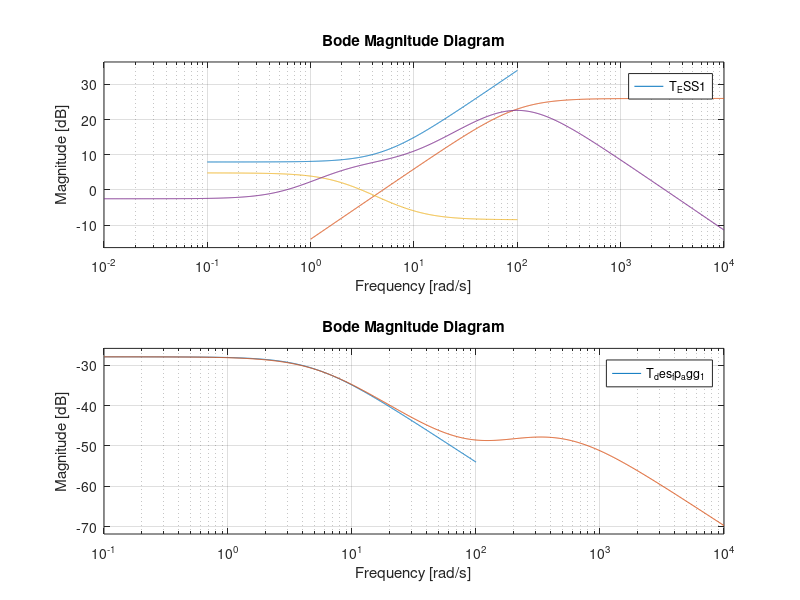
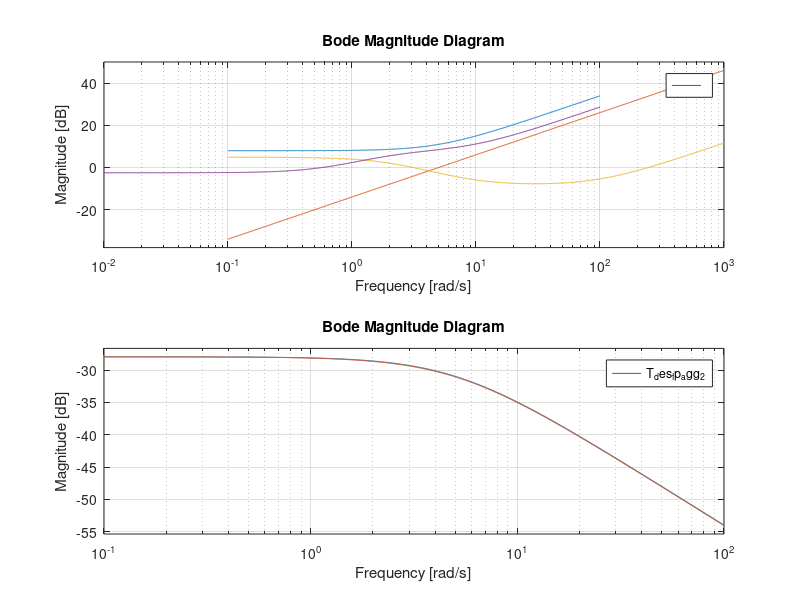

Write the MATLAB code that produced these figures, in order.
%% Simulation model of DC-coupled AC-output grid interface
% The model reproduces the result in the paper below.
% For more details, see the full text: https://arxiv.org/abs/2410.14912
% Developer: Xiuqiang He, ETH Zurich
% Last modification: 31 Dec. 2024
% MATLAB Version: R2022b

%% Parameters
clear all;

% Frequency
f0 = 60;                        % Nominal frequency in Hz
w0 = 2*pi*f0;                   % Nominal angular frequency in rad/s
fw = 5e3;                       % PWM switching frequency in Hz

% Capacity
Stotal = 1e6;                   % Total capacity (VA) of AGI
SPV = Stotal * 0.7;             % PV capacity
SBess = Stotal * 0.3;           % BESS capacity
SLoad = Stotal * 0.1;           % Load
C = 80000e-6;                   % Size (uF) of the DC-link capacity
C_bc_PV = 5000e-6;              % Output capacitor of the PV boost converter
C_bc_ESS = 5000e-6;             % Output capacitor of the BESS boost converter
C_bc_SC = 5000e-6;              % Output capacitor of the SC boost converter
C_sum = C + C_bc_PV + C_bc_ESS + C_bc_SC;


% Voltage level
V1 = 4160;                      % Nominal AC voltage of the grid (rms ph-ph)
V2 = 400;                       % Nominal AC voltage of AGI (rms ph-ph)
Vdc_nom = 800;                  % DC voltage reference
Vac_nom = V2;
Vac_peak = Vac_nom*sqrt(2)/sqrt(3);   % AC voltage reference
Vdc_PV0 = 464.3;                % DC initial voltage of PV (deloaded, can
                                % be verified by clicking the "plot"
                                % command in the PV Array module.
Vdc_PV = 480;                   % DC nominal voltage of PV
Vdc_ESS = 480;                  % DC nominal voltage of ESS
Vdc_SCunit = 2.7;
Vdc_SC = Vdc_SCunit * 180;      % DC nominal voltage of SC
Vdc_SC0 = Vdc_SC;               % DC initial voltage of SC

% Per-unit base for high-voltage-side per-unit
Sbase = Stotal;
Vbase = V1;
Zbase = Vbase^2/Sbase;

% Per-unit base for DC AGI
Idcbase = Sbase/Vdc_nom;
Zdcbase = Vdc_nom^2/Sbase;
Cdcbase = 1/Zdcbase/w0;
C_pu = C_sum/Cdcbase;

% Base for supercap
C_SC = 20e3;                    % Size (F) of the supercapacitor set
C_SC_set = C_SC * Vdc_SCunit^2/Vdc_SC^2;
C_SC_eq = C_SC * Vdc_SCunit^2/(Vdc_nom^2 - (Vdc_nom*0.9)^2);
C_SC_pu = C_SC_eq/Cdcbase;
C_Inertia = 1/2 * C_SC_pu/w0;   % Inertia constant of the supercapacitor set

% Grid impedance
Rg = 0.04 * 2;                  % Grid resistance in per-unit (0.5 to 5 times)
Zg = 0.2 * 2;                   % Grid inductance in per-unit (0.5 to 5 times)

% Simulation setting
ts = 5e-6;                      % Simulation step size
tESSconnect = 0.1;              % Connection time of ESS
tSCconnect = 0.2;               % Connection time of SCap
tPVconnect = 0.3;               % Connection time of PV
tLoadconnect = 0.4;             % Connection time of PV
                                % Note: the start-up process is not the
                                % focus of this paper, so the start-up
                                % control is rough
tdist1 = 2;                     % Disturbance 1 (frequency dip) time
tdist2 = 4;                     % Disturbance 2 (voltage dip) time
tend = 5;                       % End time of the simulation


%% Specification and disaggregation of dynamic response
s = tf('s');
TJ = 5;                         % Desired inertial constant
D = 25;                         % Desired droop coefficient
T_des_vq = 0.2/(0.01 * s + 1);  % Desired voltage - var transfer function
                                % Please note the minus sign difference from
                                % Eq. (9) in the paper, similarly
                                % thereafter
T_des_vdcf = 10;
T_des_fvdc = 1/T_des_vdcf;
T_des_pf = (TJ*s + D);
T_des_fp = 1/T_des_pf;
T_SC = 0.2 * s;                 % Specification of SC response (0.0 - 0.4s)
                                % Note that this time constant should be 
                                % less than C_Inertia ideally

% Disaggregation (for I. DC grid-supporting implementation)
% Control objectives of the DC-DC boost converters
T_SC1 = T_SC/(0.01*s + 1);                       % Causalized transfer function to be implemented
T_agg = 1/(T_des_vdcf*T_des_fp) - 1/2*C_pu*s/w0 - T_SC; % (- T_SC1) or (- T_SC)
T_PV = T_agg * 0.7/(0.5*s + 1);                  % Slow PV (T_PV is already causal)
T_ESS = T_agg - T_PV;                            % Fast ESS
T_ESS1 = T_ESS/(0.01*s + 1)/(0.01*s+1);          % Causalized transfer function to be implemented

% Re-aggregation for validation purpose
% (re-aggregated dynamics with the causalized desired control responses)
T_des = 1/(T_des_vdcf*T_des_fp);
T_des_agg = T_SC1 + T_PV + T_ESS1 + 1/2*C_pu*s/w0;
T_des_fp_agg_1 = 1/(T_des_vdcf*T_des_agg);

figure;
subplot(2,1,1);
bodemag(T_des); hold on
bodemag(T_SC1); bodemag(T_PV); bodemag(T_ESS1)
subplot(2,1,2);
bodemag(T_des_fp); hold on
bodemag(T_des_fp_agg_1);

% Disaggregation (for II. DC grid-forming implementation)
% Control objectives of the DC-DC boost converters
T_inv_SC = 1/T_SC;
T_agg = 1/(T_des_vdcf*T_des_fp) - 1/2*C_pu*s/w0 - T_SC;
T_PV = T_agg * 0.7/(0.5*s + 1);                  % Slow PV
T_inv_PV = 1/T_PV * 1/(0.01*s + 1);              % TF to be implemented
T_ESS = T_agg - T_PV;                            % Fast ESS
T_inv_ESS = 1/T_ESS;

% Re-aggregation for validation purpose
% (re-aggregated dynamics with the causalized desired control responses)
T_des = 1/(T_des_vdcf*T_des_fp);
T_des_agg = T_SC + 1/T_inv_PV + 1/T_inv_ESS + 1/2*C_pu*s/w0;
T_des_fp_agg_2 = 1/(T_des_vdcf*T_des_agg);

figure;
subplot(2,1,1);
bodemag(T_des); hold on
bodemag(T_SC); bodemag(1/T_inv_PV); bodemag(1/T_inv_ESS)
subplot(2,1,2);
bodemag(T_des_fp); hold on
bodemag(T_des_fp_agg_2);


% Setpoint of the DC components (per-unit under Stotal)
Pset_PV = 0.5;
Pset_ESS = 0.0;
Pset_SC = 0.0;
Pset_load = -0.1; % Constant power load connected to the DC link

% Power limits
Plim_PV = 0.7;
Plim_ESS = 0.4;
Plim_SC = 0.3;

% Setpoints of the central inverter
Pset_inv = Pset_PV + Pset_ESS + Pset_load; % Only used for validation purpose
                                           % The AC-DC matching control
                                           % does not need a power
                                           % setpoint.
% Setpoints for GFM voltage magnitude control
Qset_inv = 0.0;
Vset_inv = 1.05;


%% Converter parameters

% Inverter parameters
Lf = 0.10;
Cf = 0.08;
Rf = 5e-4;
J = [0 -1; 1 0];

% Boost converter for PV
L_bc_PV = 4e-4;                 % L primary source side
R_bc_PV = 1e-3;                 % R primary source side
C_bc_PV = C_bc_PV;              % Output capacitor
R_line_PV = 1e-3;               % Line resistance

% Two-quarter converter for ESS
L_bc_ESS = 4e-4;                % L primary source side
R_bc_ESS = 1e-3;                % R primary source side
C_bc_ESS = C_bc_ESS;            % Output capacitor
R_line_ESS = 1e-3;              % Line resistance

% Two-quarter converter for SC
L_bc_SC = 4e-4;                 % L primary source side
R_bc_SC = 1e-3;                 % R primary source side
C_bc_SC = C_bc_SC;              % Output capacitor
R_line_SC = 1e-3;               % Line resistance

% PI gains for converter control
% Voltage control
Kp_v = 5;   % For PV
Ki_v = 500;
Kp_v1 = 50; % For SC and ESS
Ki_v1 = 1000;

% Current control
Kp_c = 10; 
Ki_c = 500;
Kp_c1 = 10;
Ki_c1 = 500;

% Filtering parameters
fc = 20;
fv = 100;
fc1 = 1000;